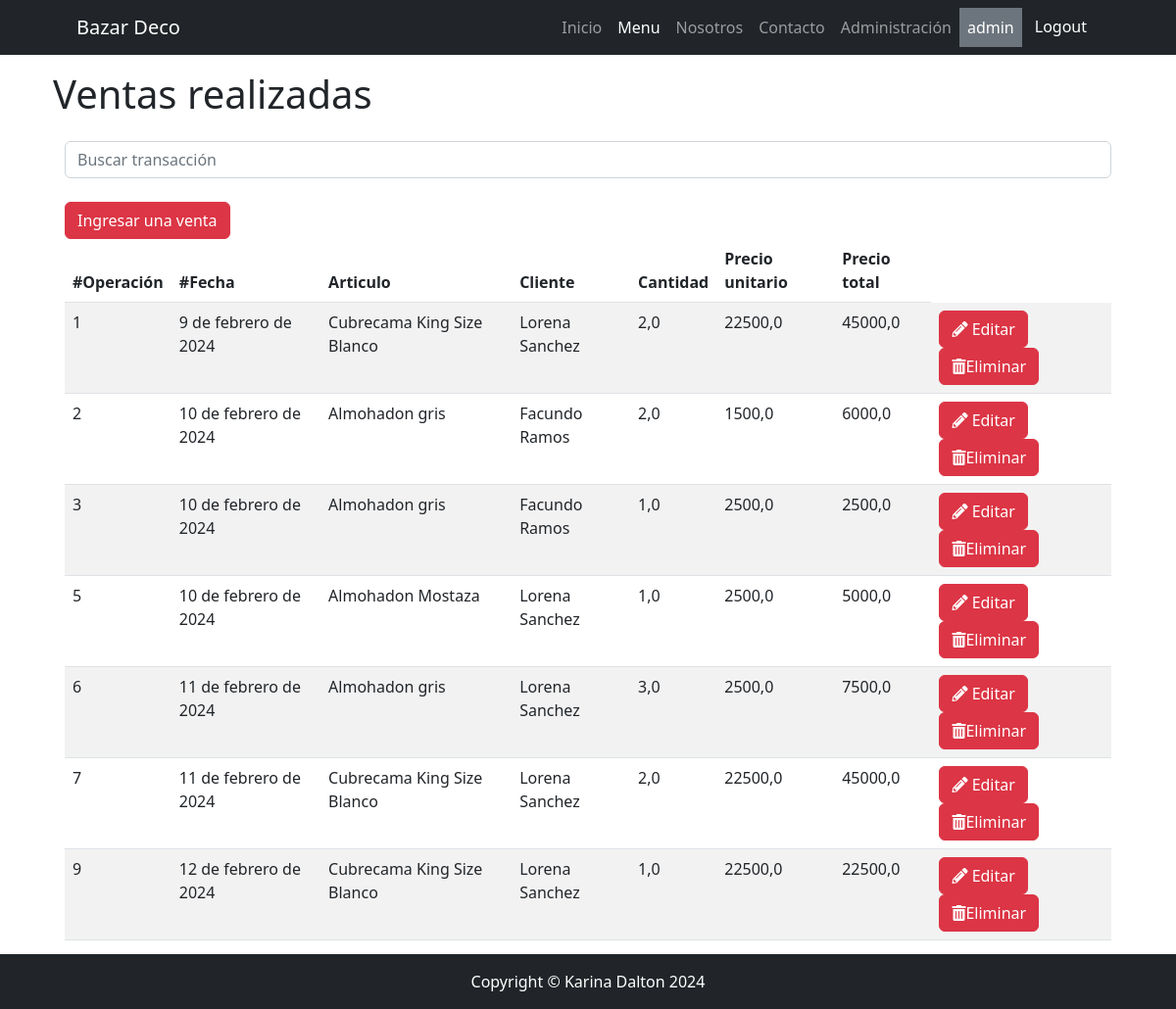
The page /catalogo/venta/list/ (signed in) on the database its author committed.
### apps/catalogo/models.py (models this page shows, shortened)
class Venta(models.Model):
    operacion = models.AutoField(primary_key=True)
    articulo = models.ForeignKey(
        Producto, null=True, blank=True, on_delete=models.SET_NULL)
    cliente = models.ForeignKey(
        Cliente, null=True, blank=True, on_delete=models.SET_NULL)
    cantidad = models.FloatField(verbose_name="cantidad")
    precio_unitario = models.FloatField(
        default=0, editable=False, verbose_name="precio unitario")
    precio_neto = models.FloatField(
        default=0, editable=False, verbose_name="precio neto")
    fecha_operacion = models.DateField(
        default=timezone.now, editable=False, verbose_name="fecha de operación")
    class Meta:
        verbose_name = "venta"
        verbose_name_plural = "ventas"

class Producto(models.Model):
    nombre = models.CharField(max_length=150)
    categoria = models.ForeignKey(
        Categoria, null=True, blank=True, on_delete=models.SET_NULL)
    precio = models.FloatField()
    fecha_creacion = models.DateField(
        default=timezone.now, editable=False, verbose_name="fecha de creación")
    descripcion = models.TextField(
        null=True, blank=True, verbose_name="descripción")
    class Meta:
        verbose_name = "producto"
        verbose_name_plural = "productos"

### apps/cliente/models.py (models this page shows)
class Cliente(models.Model):
    nombre = models.CharField(max_length=100)
    apellido = models.CharField(max_length=100)
    fecha_nacimiento = models.DateField()
    email = models.EmailField()
    fecha_alta = models.DateField()
    def __str__(self):
        return f"{self.nombre} {self.apellido}"
    class Meta:
        verbose_name = "cliente"
        verbose_name_plural = "clientes"

### apps/catalogo/views.py (the view)
# urls.py: path("venta/list/", VentaList.as_view(), name="venta_list"),
class VentaList(ListView):
    model = Venta
    template_name = 'catalogo/venta_list.html'
    def get_queryset(self):
        if self.request.GET.get("consulta"):
            consulta = self.request.GET.get("consulta")
            object_list = Venta.objects.filter(operacion__icontains=consulta)
        else:
            object_list = Venta.objects.all()
        return object_list

### apps/catalogo/templates/catalogo/venta_list.html
{% extends 'core/base.html' %}
{% block content_title %}
Ventas realizadas
{% endblock content_title %}
{% block content %}
<div class="container">
    <div class="mb-4">
        <form method="get">
            <input type="text" class="form-control" name="consulta" placeholder="Buscar transacción">
        </form>
    </div>
    <a {% if user.is_authenticated %} href="{% url 'catalogo:venta_form' %}" {% else %} href="{% url 'core:login' %}"
        {%endif %} class="btn btn-danger">Ingresar una venta</a>
    <table class="table table-striped">
        <thead>
            <tr>
                <th>#Operación</th>
                <th>#Fecha</th>
                <th>Articulo</th>
                <th>Cliente</th>
                <th>Cantidad</th>
                <th>Precio unitario</th>
                <th>Precio total</th>
            </tr>
        </thead>
        <tbody>
            {% for item in object_list %}
            <tr>
                <td>{{ item.operacion }}</td>
                <td>{{ item.fecha_operacion }}</td>
                <td>{{ item.articulo.nombre }}</td>
                <td>{{ item.cliente }}</td>
                <td>{{ item.cantidad }}</td>
                <td>{{ item.precio_unitario }}</td>
                <td>{{ item.precio_neto }}</td>
                <td>
                    <a href=" {% url 'catalogo:venta_update' item.pk %}" class="btn btn-danger"><i
                            class="fas fa-pencil-alt"></i> Editar</a>
                    {% if user.is_staff %}
                    <a href="{% url 'catalogo:venta_confirm_delete' item.pk %}" class="btn btn-danger"><i
                            class="fas fa-trash-alt"></i>Eliminar</a>
                    {% endif %}
                </td>
            </tr>
            {% empty %}
            <tr>
                <td class="text-center">No hay información disponible.</td>
            </tr>
            {% endfor %}
        </tbody>
    </table>
</div>
{% endblock content %}

### apps/core/templates/core/navbar.html (shortened to what this page needs)
<nav class="navbar navbar-expand-lg navbar-dark bg-dark">
        <div class="container px-5">
                <a href="{% url 'core:index' %}" class="navbar-brand" type="button">Bazar Deco</a>
                <div class="collapse navbar-collapse" id="navbarSupportedContent">
                        <ul class="navbar-nav ms-auto mb-2 mb-lg-0">
                                <li class="nav-item"><a class="nav-link {% if request.path == '/' %} active {% endif %}"
                                                href="{% url 'core:index' %}">Inicio</a></li>
                                <li class="nav-item"><a
                                                class="nav-link {% if '/catalogo/' in request.path %} active {% endif %}"
                                                href="{% url 'catalogo:index' %}">Menu</a></li>
                                <li class="nav-item"><a
                                                class="nav-link {% if '/about/' in request.path %} active {% endif %}"
                                                href="{% url 'core:about' %}">Nosotros</a></li>
                                <li class="nav-item"><a
                                                class="nav-link {% if '/contact/form/' in request.path %} active {% endif %}"
                                                href="{% url 'core:contact_form' %}">Contacto</a></li>
                                {% if user.is_staff %}
                                <li class="nav-item"><a
                                                class="nav-link {% if '/admin/' in request.path %} active {% endif %}"
                                                href="{% url 'admin:index' %}">Administración</a></li>
                                {% endif %}
                                {% if user.is_authenticated %}
                                <li class="nav-item nav-link text-bg-secondary">{{ user.username }}</li>
                                <li class="nav-item">
                                        <form action="{% url 'core:logout' %}" method="post">
                                                <button type="submit" class="btn btn-dark">Logout</button>
                                        </form>
                                </li>
                                {% endif %}
                        </ul>
                </div>
        </div>
</nav>

### apps/core/templates/core/base.html (style rules this page uses)
body { margin-bottom: 70px; }

### rows shown on the page
Venta: operacion "1", fecha_operacion "9 de febrero de 2024", articulo.nombre "Cubrecama King Size Blanco", cliente "Lorena Sanchez", cantidad "2,0", precio_unitario "22500,0", precio_neto "45000,0"
Venta: operacion "2", fecha_operacion "10 de febrero de 2024", articulo.nombre "Almohadon gris", cliente "Facundo Ramos", cantidad "2,0", precio_unitario "1500,0", precio_neto "6000,0"
Venta: operacion "3", fecha_operacion "10 de febrero de 2024", articulo.nombre "Almohadon gris", cliente "Facundo Ramos", cantidad "1,0", precio_unitario "2500,0", precio_neto "2500,0"
Venta: operacion "5", fecha_operacion "10 de febrero de 2024", articulo.nombre "Almohadon Mostaza", cliente "Lorena Sanchez", cantidad "1,0", precio_unitario "2500,0", precio_neto "5000,0"
Venta: operacion "6", fecha_operacion "11 de febrero de 2024", articulo.nombre "Almohadon gris", cliente "Lorena Sanchez", cantidad "3,0", precio_unitario "2500,0", precio_neto "7500,0"
Venta: operacion "7", fecha_operacion "11 de febrero de 2024", articulo.nombre "Cubrecama King Size Blanco", cliente "Lorena Sanchez", cantidad "2,0", precio_unitario "22500,0", precio_neto "45000,0"
Venta: operacion "9", fecha_operacion "12 de febrero de 2024", articulo.nombre "Cubrecama King Size Blanco", cliente "Lorena Sanchez", cantidad "1,0", precio_unitario "22500,0", precio_neto "22500,0"

### other values the page prints
{{ user.username }} "admin"
